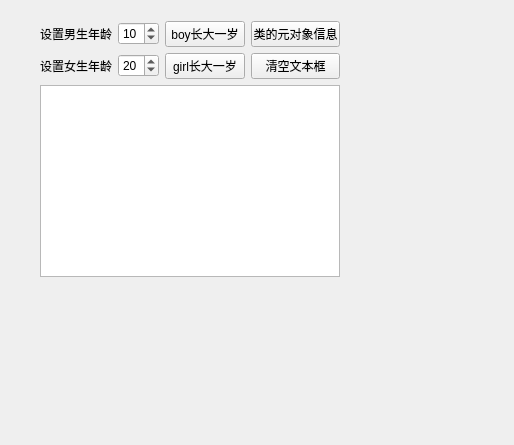
<?xml version="1.0" encoding="UTF-8"?>
<ui version="4.0">
 <class>QmyWidget</class>
 <widget class="QWidget" name="QmyWidget">
  <property name="geometry">
   <rect>
    <x>0</x>
    <y>0</y>
    <width>514</width>
    <height>445</height>
   </rect>
  </property>
  <property name="windowTitle">
   <string>MetaObject的使用</string>
  </property>
  <widget class="QWidget" name="layoutWidget">
   <property name="geometry">
    <rect>
     <x>40</x>
     <y>21</y>
     <width>300</width>
     <height>256</height>
    </rect>
   </property>
   <layout class="QVBoxLayout" name="verticalLayout">
    <item>
     <layout class="QGridLayout" name="gridLayout">
      <item row="0" column="0">
       <widget class="QLabel" name="labBoy">
        <property name="text">
         <string>设置男生年龄</string>
        </property>
       </widget>
      </item>
      <item row="0" column="1">
       <widget class="QSpinBox" name="spinBoy">
        <property name="value">
         <number>10</number>
        </property>
       </widget>
      </item>
      <item row="0" column="2">
       <widget class="QPushButton" name="btnBoyInc">
        <property name="text">
         <string>boy长大一岁</string>
        </property>
       </widget>
      </item>
      <item row="0" column="3">
       <widget class="QPushButton" name="btnClassInfo">
        <property name="text">
         <string>类的元对象信息</string>
        </property>
       </widget>
      </item>
      <item row="1" column="0">
       <widget class="QLabel" name="labGirl">
        <property name="text">
         <string>设置女生年龄</string>
        </property>
       </widget>
      </item>
      <item row="1" column="1">
       <widget class="QSpinBox" name="spinGirl">
        <property name="value">
         <number>20</number>
        </property>
       </widget>
      </item>
      <item row="1" column="2">
       <widget class="QPushButton" name="btnGirlInc">
        <property name="enabled">
         <bool>true</bool>
        </property>
        <property name="text">
         <string>girl长大一岁</string>
        </property>
       </widget>
      </item>
      <item row="1" column="3">
       <widget class="QPushButton" name="btnClear">
        <property name="text">
         <string>清空文本框</string>
        </property>
       </widget>
      </item>
     </layout>
    </item>
    <item>
     <widget class="QPlainTextEdit" name="textEdit"/>
    </item>
   </layout>
  </widget>
 </widget>
 <resources/>
 <connections/>
</ui>
